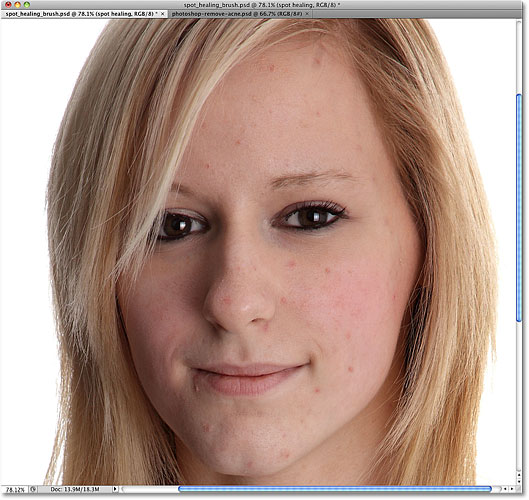
#> input picture photo.jpg, 529 x 500 px
$ python detectFace.py   (Python 2 division)
#> lines starting #> are read from the running program, lines starting #| are printed output that depends on the picture; after the words box and inside, x2 and y2 are one past the last pixel; in counts of white or black regions, pixels touching at a corner belong together
import cv2
import numpy as np

def main():
	cascade = cv2.CascadeClassifier()

	cascade.load("haarcascades/haarcascade_frontalface_default.xml")

	img = cv2.imread("photo.jpg")
#> img is the input picture: shape (500, 529, 3); mean B, G, R 137.3, 149.6, 178

	answer = cascade.detectMultiScale(img)
#> answer = [[67, 88, 362, 362]]

#	if len(answer) != 0:
#		for i in answer:
#			clearFace(img, i[0], i[1], i[2], i[3], (255,0,0))
	if len(answer) != 0:
		for i in answer:
			contours(img)
#> this loop made 1 pass
#> pass 1, in contours, `redThresh = cv2.inRange(hsv, np.array((0,0,0)), np.array((10,100,100)))`:
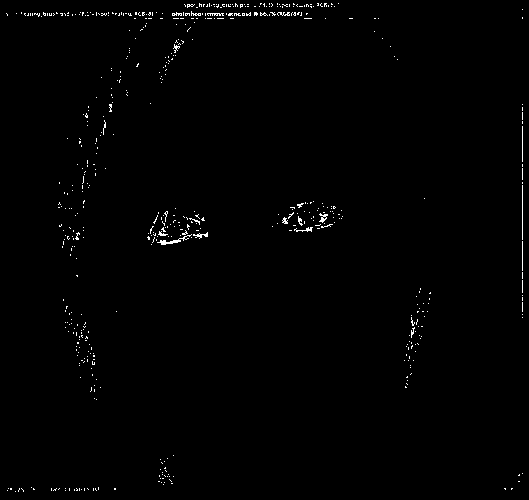
#> redThresh: shape (500, 529); 0.79% white in thin lines or dots
#> pass 1, in contours, `cv2.imwrite("output.jpg", img)`:
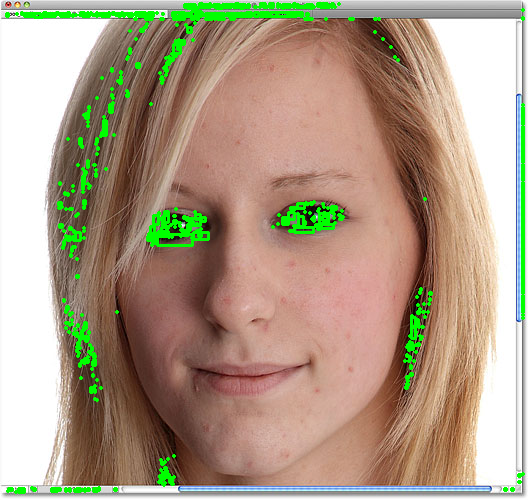
#> saved as output.jpg: shape (500, 529, 3); mean B, G, R 133.5, 156, 173.4
# [7 lines of commented-out code are left out]

def contours(img):
	hsv = cv2.cvtColor(img, cv2.COLOR_BGR2HSV)
	redThresh = cv2.inRange(hsv, np.array((0,0,0)), np.array((10,100,100)))
	erode = cv2.erode(redThresh, None, iterations = 3)
	dilate = cv2.dilate(erode, None, iterations =10)
	contours,hierarchy = cv2.findContours(redThresh, cv2.RETR_LIST, cv2.CHAIN_APPROX_SIMPLE)

	for cnt in contours:
		x,y,w,h = cv2.boundingRect(cnt)
		cv2.rectangle(img, (x,y), ((x+w),(y+h)),[0,255,0],2)
	cv2.imwrite("output.jpg", img)

def clearFace(img, x, y, length, width, kolor = (255,0,0)):
	N = 5
	arr = []
	ThreshNum = 150
	for i in range(y, y+width):
		for j in range(x, x+length):
			arr.append( (img[j][i][0], img[j][i][1], img[j][i][2]) )
	color = np.median(np.array(arr), axis = 0)
	rThresh = color[0]
	gThresh = color[1]
	bThresh = color[2]
	print "threshold = %d %d %d" %(rThresh,gThresh,bThresh)
	notInThreshold = []
	for i in range(y, y+width):
		for j in range(x, x+length):
			if abs(img[j][i][0]-rThresh)>ThreshNum or abs(img[j][i][1]-gThresh)>ThreshNum or abs(img[j][i][2]-bThresh)>ThreshNum:
				notInThreshold.append((j,i))
	print len(notInThreshold), width*length
	for i in range(len(notInThreshold)):
		cv2.circle(img, (notInThreshold[i][0], notInThreshold[i][1]), 1, (255,0,0))
	cv2.imwrite("output.jpg", img)
	#if colors are within threshold, go on
	#if color is not within threshold, add to array and then continue
	#after all locations are added into array, traverse through array and normalize colors

if __name__ == "__main__": main()

$ run again, with face.jpg copied over photo.jpg
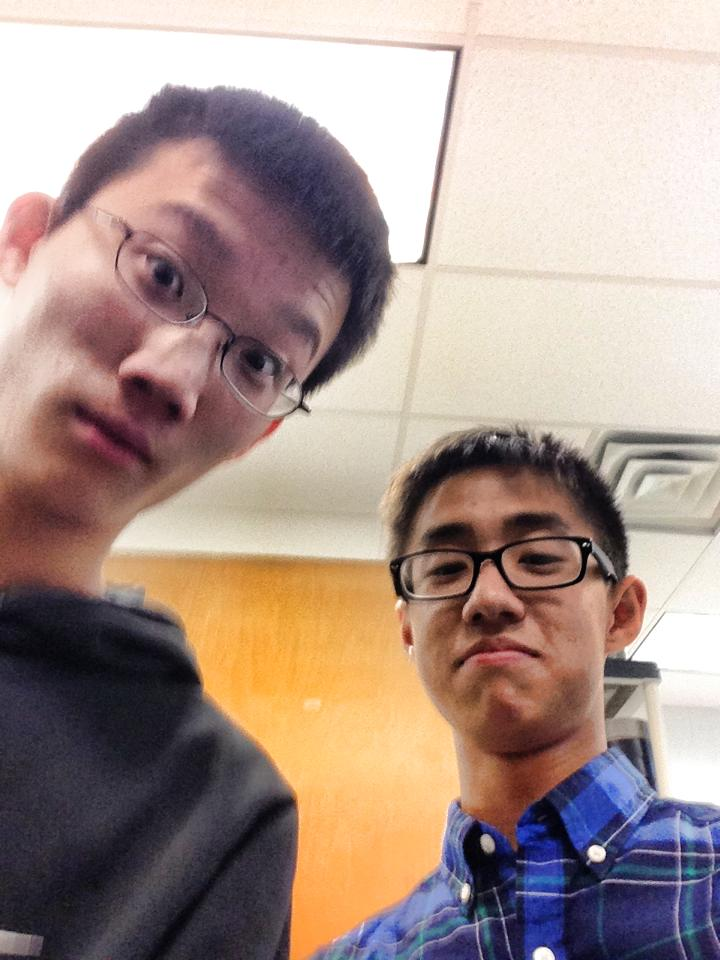
#> input picture face.jpg, 720 x 960 px
#> in main, img is the input picture: shape (960, 720, 3); mean B, G, R 139.8, 147.8, 168.6
#> answer = [[369, 462, 243, 243]]
#> the loop in main, `for i in answer:` made 1 pass
#> pass 1, in contours, `redThresh = cv2.inRange(hsv, np.array((0,0,0)), np.array((10,100,100)))`:
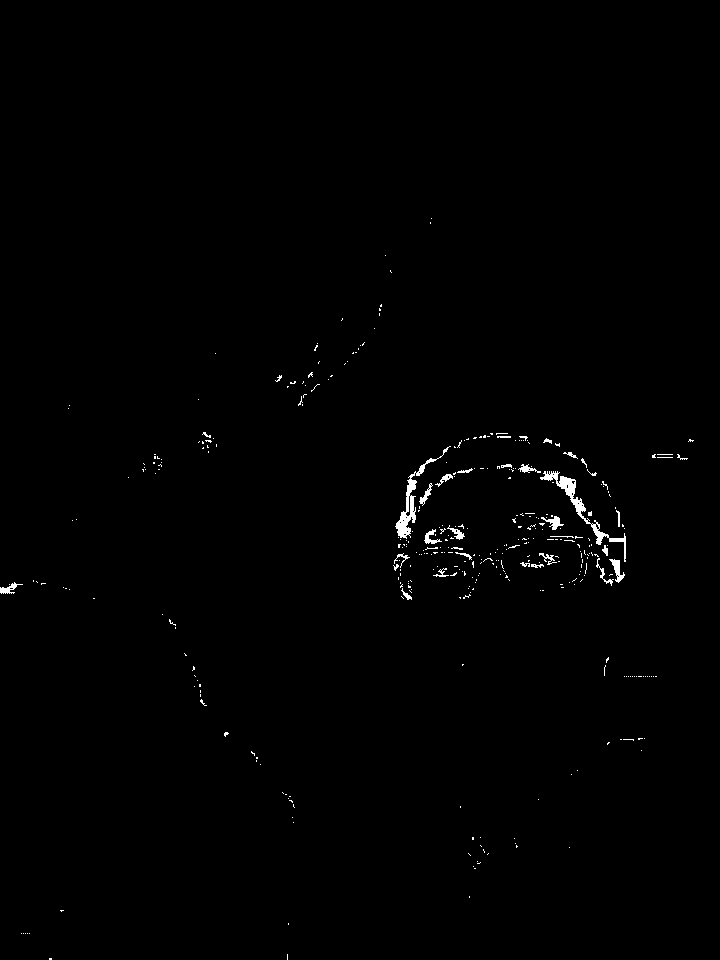
#> redThresh: shape (960, 720); 0.63% white; 375 white regions (342 under 20 px), largest, box (x1, y1, x2, y2) and area: (540, 471, 626, 562) 819, (395, 446, 451, 539) 691, (609, 559, 625, 583) 150
#> after the loop in main, `for i in answer:`:
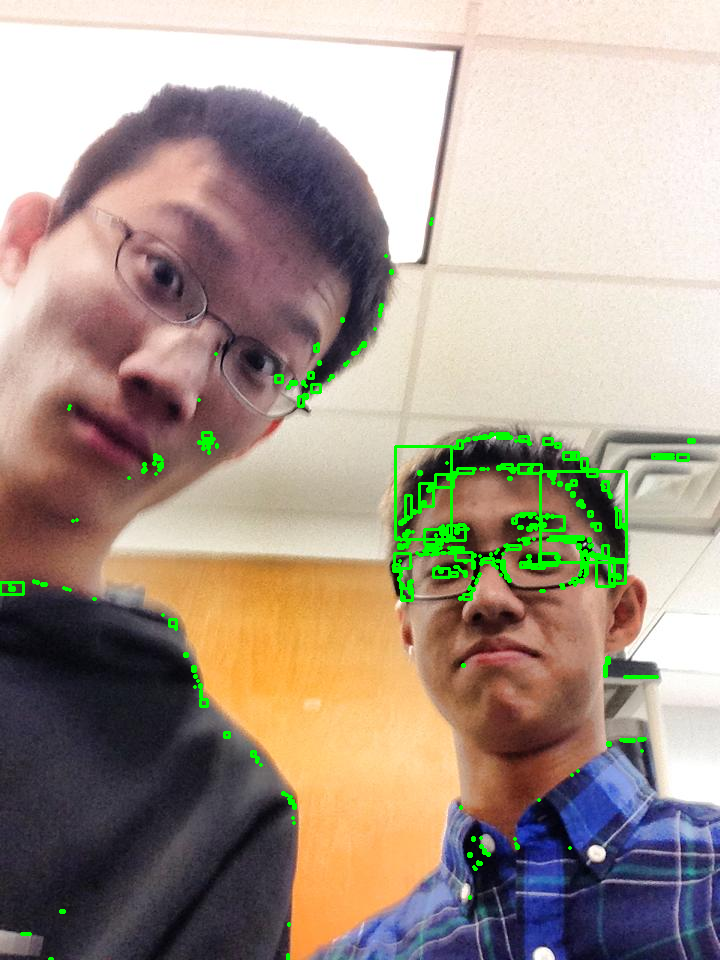
#> img: shape (960, 720, 3); 1.98% of pixels changed, all inside (x1, y1, x2, y2) = (0, 217, 696, 960)
